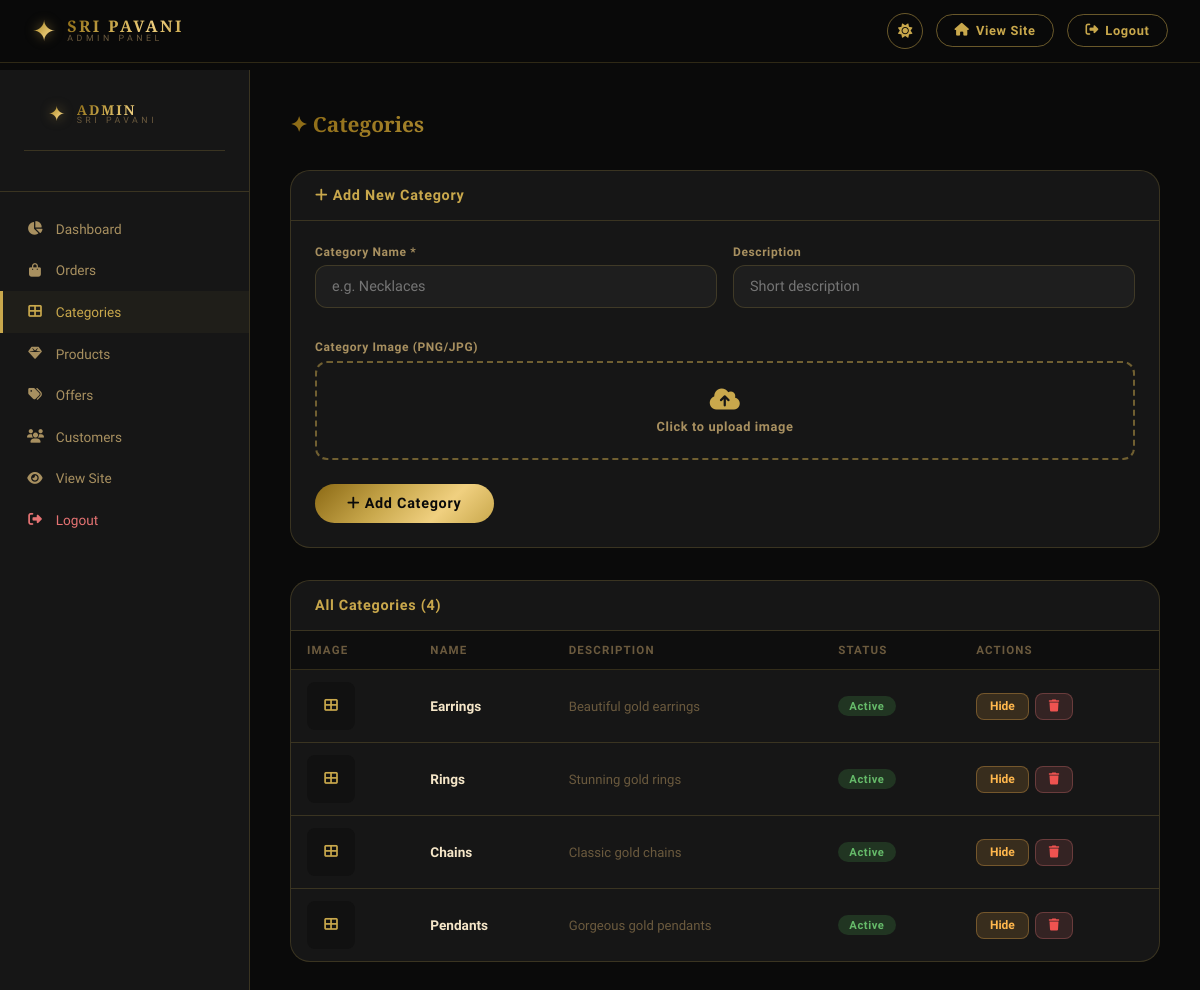
Page /admin/categories (signed in) on the committed database.
### app.py (models this page shows)
class Category(db.Model):
    id          = db.Column(db.Integer, primary_key=True)
    name        = db.Column(db.String(100), nullable=False)
    image       = db.Column(db.String(200))
    description = db.Column(db.Text)
    is_active   = db.Column(db.Boolean, default=True)
    products    = db.relationship('Product', backref='category', lazy=True)

### app.py (the view, shortened to what this page needs)
@app.route('/admin/categories', methods=['GET', 'POST'])
@login_required
@admin_required
def admin_categories():
    return render_template('admin/categories.html', categories=Category.query.all())

### app.py (called while the page is built)
@login_manager.user_loader
def load_user(user_id):
    return User.query.get(int(user_id))

def admin_required(f):
    from functools import wraps
    @wraps(f)
    def decorated(*args, **kwargs):
        if not current_user.is_authenticated or not current_user.is_admin:
            flash('Admin access required', 'error')
            return redirect(url_for('login'))
        return f(*args, **kwargs)
    return decorated

### templates/admin/categories.html (shortened to what this page needs)
{% extends "admin/base_admin.html" %}
{% block content %}
<h1 class="admin-page-title">✦ Categories</h1>
<div class="admin-card">
  <div class="admin-card-header"><h3><i class="fas fa-plus"></i> Add New Category</h3></div>
  <div class="admin-card-body">
    <form method="POST" enctype="multipart/form-data">
      <div class="admin-form-grid">
        <div class="form-group">
          <label>Category Name *</label>
          <input type="text" name="name" placeholder="e.g. Necklaces" required/>
        </div>
        <div class="form-group">
          <label>Description</label>
          <input type="text" name="description" placeholder="Short description"/>
        </div>
        <div class="form-group full-width">
          <label>Category Image (PNG/JPG)</label>
          <label class="file-upload-area" for="cat-img">
            <i class="fas fa-cloud-upload-alt"></i>
            <p>Click to upload image</p>
          </label>
        </div>
      </div>
      <button type="submit" class="btn-gold" style="padding:0.7rem 2rem;margin-top:0.5rem">
        <i class="fas fa-plus"></i> Add Category
      </button>
    </form>
  </div>
</div>
<div class="admin-card">
  <div class="admin-card-header">
    <h3>All Categories ({{ categories|length }})</h3>
  </div>
  <div class="resp-table-wrap">
    <table class="admin-table">
      <thead>
        <tr><th>Image</th><th>Name</th><th>Description</th><th>Status</th><th>Actions</th></tr>
      </thead>
      <tbody>
        {% for cat in categories %}
        <tr>
          <td>
            <div class="product-thumb">
              {% if cat.image %}<img src="{{ url_for('static', filename=cat.image) }}" alt="{{ cat.name }}"/>
              {% else %}<i class="fas fa-th-large"></i>{% endif %}
            </div>
          </td>
          <td><strong>{{ cat.name }}</strong></td>
          <td style="color:var(--text-muted);font-size:0.82rem">{{ cat.description or '—' }}</td>
          <td>
            <span class="tag {{ 'tag-active' if cat.is_active else 'tag-inactive' }}">
              {{ 'Active' if cat.is_active else 'Hidden' }}
            </span>
          </td>
          <td>
            <div class="action-btns">
              <form method="POST" style="display:inline">
                <button type="submit" class="btn-sm btn-warning">
                  {{ 'Hide' if cat.is_active else 'Show' }}
                </button>
              </form>
              <button type="button" class="btn-sm btn-danger"
                onclick="openDeleteModal('{{ cat.id }}', '{{ cat.name|replace("'","\\'")|e }}')">
                <i class="fas fa-trash"></i>
              </button>
            </div>
          </td>
        </tr>
        {% endfor %}
      </tbody>
    </table>
  </div>
</div>
{% endblock %}

### static/css/style.css (style rules this page uses)
:root[data-theme="dark"] { --bg-primary:#0a0a0a;--bg-secondary:#111111;--bg-card:#161616;--bg-nav:rgba(10,10,10,0.92); --gold:#c9a84c;--gold-light:#e8c97e;--gold-dark:#8b6914; --gold-gradient:linear-gradient(135deg,#8b6914 0%,#c9a84c 40%,#f0d080 70%,#c9a84c 100%); --ombre-hero:linear-gradient(160deg,#0a0a0a 0%,#1a1200 40%,#2a1f00 70%,#0a0a0a 100%); --text-primary:#f5e6c8;--text-secondary:#a89060;--text-muted:#6b5a3e; --border:rgba(201,168,76,0.2);--border-gold:rgba(201,168,76,0.5); --shadow:0 8px 40px rgba(0,0,0,0.6);--shadow-gold:0 4px 20px rgba(201,168,76,0.15); --card-hover:rgba(201,168,76,0.05);--badge-bg:#c9a84c;--badge-text:#0a0a0a; --input-bg:#1e1e1e;--section-alt:#0e0e0e;--toast-success:#1a3a1a;--toast-error:#3a1a1a; }
*,*::before,*::after { margin:0;padding:0;box-sizing:border-box }
html { scroll-behavior:smooth }
body { font-family:'Josefin Sans',sans-serif;background:var(--bg-primary);color:var(--text-primary);min-height:100vh;transition:background .4s,color .4s;overflow-x:hidden }
button { cursor:pointer;border:none;background:none;font-family:inherit }
.btn-gold { padding:.75rem 2rem;background:var(--gold-gradient);color:var(--bg-primary);border-radius:50px;font-weight:700;font-size:.9rem;letter-spacing:.05em;transition:all .3s;display:inline-block }
.form-group { display:flex;flex-direction:column;gap:.4rem;margin-bottom:1rem }
.form-group.full-width { grid-column:1/-1 }
.form-group label { font-size:.75rem;font-weight:600;letter-spacing:.05em;color:var(--text-secondary) }
.form-group input,.form-group select,.form-group textarea { width:100%;padding:.75rem 1rem;background:var(--input-bg);border:1px solid var(--border);border-radius:12px;color:var(--text-primary);font-family:'Josefin Sans',sans-serif;font-size:.9rem;transition:all .3s;outline:none }
.admin-page-title { font-family:'Cinzel Decorative',serif;font-size:1.3rem;background:var(--gold-gradient);-webkit-background-clip:text;-webkit-text-fill-color:transparent;margin-bottom:2rem }
.admin-card { background:var(--bg-card);border:1px solid var(--border);border-radius:20px;overflow:hidden;margin-bottom:2rem }
.admin-card-header { padding:1rem 1.5rem;border-bottom:1px solid var(--border);display:flex;align-items:center;justify-content:space-between }
.admin-card-header h3 { font-size:.9rem;font-weight:700;color:var(--gold);letter-spacing:.05em }
.admin-card-body { padding:1.5rem }
.admin-form-grid { display:grid;grid-template-columns:1fr 1fr;gap:1rem }
.admin-table { width:100%;border-collapse:collapse;font-size:.85rem }
.admin-table th { text-align:left;padding:.75rem 1rem;background:var(--section-alt);color:var(--text-muted);font-size:.72rem;letter-spacing:.1em;text-transform:uppercase;border-bottom:1px solid var(--border) }
.admin-table td { padding:.75rem 1rem;border-bottom:1px solid var(--border);vertical-align:middle }
.admin-table tr:last-child td { border-bottom:none }
.tag { display:inline-block;padding:.2rem .7rem;border-radius:20px;font-size:.7rem;font-weight:600;letter-spacing:.05em }
.tag-active { background:rgba(76,175,80,.2);color:#66bb6a }
.btn-sm { padding:.35rem .8rem;border-radius:8px;font-size:.75rem;font-weight:600;cursor:pointer;transition:all .2s;border:1px solid transparent }
.btn-danger { background:rgba(229,115,115,.15);color:#ef5350;border-color:rgba(229,115,115,.3) }
.btn-warning { background:rgba(255,183,77,.15);color:#ffb74d;border-color:rgba(255,183,77,.3) }
.product-thumb { width:48px;height:48px;border-radius:8px;background:var(--bg-secondary);object-fit:cover;display:flex;align-items:center;justify-content:center;overflow:hidden;color:var(--gold) }
.file-upload-area { border:2px dashed var(--border-gold);border-radius:12px;padding:1.5rem;text-align:center;cursor:pointer;transition:all .3s;color:var(--text-muted);display:block }
.file-upload-area i { font-size:1.5rem;color:var(--gold);margin-bottom:.5rem;display:block }
.file-upload-area p { font-size:.8rem }
.resp-table-wrap { overflow-x: auto; }
@media (min-width: 769px) { .resp-table-wrap { display: block !important; } }
.action-btns { display: flex; gap: .4rem; flex-wrap: wrap; align-items: center; }

### rows in the picture
Category: name "Earrings", description "Beautiful gold earrings", is_active "Active", is_active "Hide"
Category: name "Rings", description "Stunning gold rings", is_active "Active", is_active "Hide"
Category: name "Chains", description "Classic gold chains", is_active "Active", is_active "Hide"
Category: name "Pendants", description "Gorgeous gold pendants", is_active "Active", is_active "Hide"

### other values in the picture
{{ categories|length }} "4"
